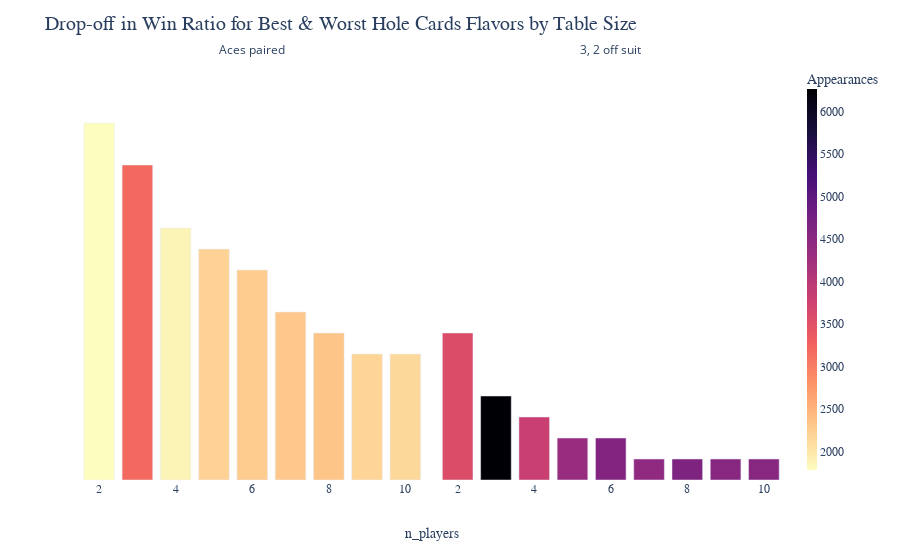

The code cell stored with this chart in its notebook:
### Code cell
import importlib
import src.plot_data

importlib.reload(src.plot_data)

from src.plot_data import plot_data


plot_data(show_plot=True, n_players_to_plot="All")

### Figure 1 — Plotly figure (JSON) as saved in the notebook; plotly's stock layout.template omitted (floating-point values rounded to 4 significant figures)
{"data": [{"alignmentgroup": "True", "customdata": [[0.8575], [0.7595], [0.6483], [0.5669], [0.5102], [0.435], [0.3904], [0.3448], [0.3153]], "hovertemplate": "hole cards flavor=Aces paired<br>n_players=%{x}<br>win ratio rounded down to nearest 5%=%{y:.0%}<br>win ratio=%{customdata[0]:.2%}<br>appearances=%{marker.color}<extra></extra>", "legendgroup": "", "marker": {"color": [1782, 3193, 1871, 2198, 2258, 2299, 2331, 2181, 2141], "coloraxis": "coloraxis", "pattern": {"shape": ""}}, "name": "", "offsetgroup": "", "orientation": "v", "showlegend": false, "textposition": "auto", "type": "bar", "x": [2, 3, 4, 5, 6, 7, 8, 9, 10], "xaxis": "x", "y": [0.85, 0.75, 0.6, 0.55, 0.5, 0.4, 0.35, 0.3, 0.3], "yaxis": "y"}, {"alignmentgroup": "True", "customdata": [[0.3681], [0.2139], [0.1567], [0.1105], [0.1016], [0.0855], [0.0777], [0.0725], [0.0631]], "hovertemplate": "hole cards flavor=3, 2 off suit<br>n_players=%{x}<br>win ratio rounded down to nearest 5%=%{y:.0%}<br>win ratio=%{customdata[0]:.2%}<br>appearances=%{marker.color}<extra></extra>", "legendgroup": "", "marker": {"color": [3581, 6264, 3810, 4345, 4577, 4434, 4631, 4527, 4529], "coloraxis": "coloraxis", "pattern": {"shape": ""}}, "name": "", "offsetgroup": "", "orientation": "v", "showlegend": false, "textposition": "auto", "type": "bar", "x": [2, 3, 4, 5, 6, 7, 8, 9, 10], "xaxis": "x2", "y": [0.35, 0.2, 0.15, 0.1, 0.1, 0.05, 0.05, 0.05, 0.05], "yaxis": "y2"}], "layout": {"annotations": [{"showarrow": false, "text": "Aces paired", "x": 0.245, "xanchor": "center", "xref": "paper", "y": 1, "yanchor": "bottom", "yref": "paper"}, {"showarrow": false, "text": "3, 2 off suit", "x": 0.755, "xanchor": "center", "xref": "paper", "y": 1, "yanchor": "bottom", "yref": "paper"}, {"font": {"family": "sans-serif", "size": 14}, "showarrow": false, "text": "n_players", "x": 0.5, "xref": "paper", "y": -0.15, "yref": "paper"}], "barmode": "relative", "coloraxis": {"colorbar": {"thickness": 10, "tickfont": {"family": "monospace", "size": 12}, "title": {"font": {"family": "sans-serif", "size": 14}, "text": "Appearances"}}, "colorscale": [[0, "#fcfdbf"], [0.1111, "#feca8d"], [0.2222, "#fd9668"], [0.3333, "#f1605d"], [0.4444, "#cd4071"], [0.5556, "#9e2f7f"], [0.6667, "#721f81"], [0.7778, "#440f76"], [0.8889, "#180f3d"], [1, "#000004"]]}, "legend": {"tracegroupgap": 0}, "margin": {"t": 60}, "plot_bgcolor": "white", "title": {"font": {"family": "serif", "size": 20}, "text": "Drop-off in Win Ratio for Best & Worst Hole Cards Flavors by Table Size"}, "xaxis": {"anchor": "y", "domain": [0, 0.49], "showgrid": false, "tickfont": {"family": "monospace", "size": 12}, "title": {"text": ""}}, "xaxis2": {"anchor": "y2", "domain": [0.51, 1], "matches": "x", "showgrid": false, "tickfont": {"family": "monospace", "size": 12}, "title": {"text": ""}}, "yaxis": {"anchor": "x", "domain": [0, 1], "range": [0, 1], "showgrid": false, "showticklabels": false, "title": {"text": ""}}, "yaxis2": {"anchor": "x2", "domain": [0, 1], "matches": "y", "range": [0, 1], "showgrid": false, "showticklabels": false, "title": {"text": ""}}}}
